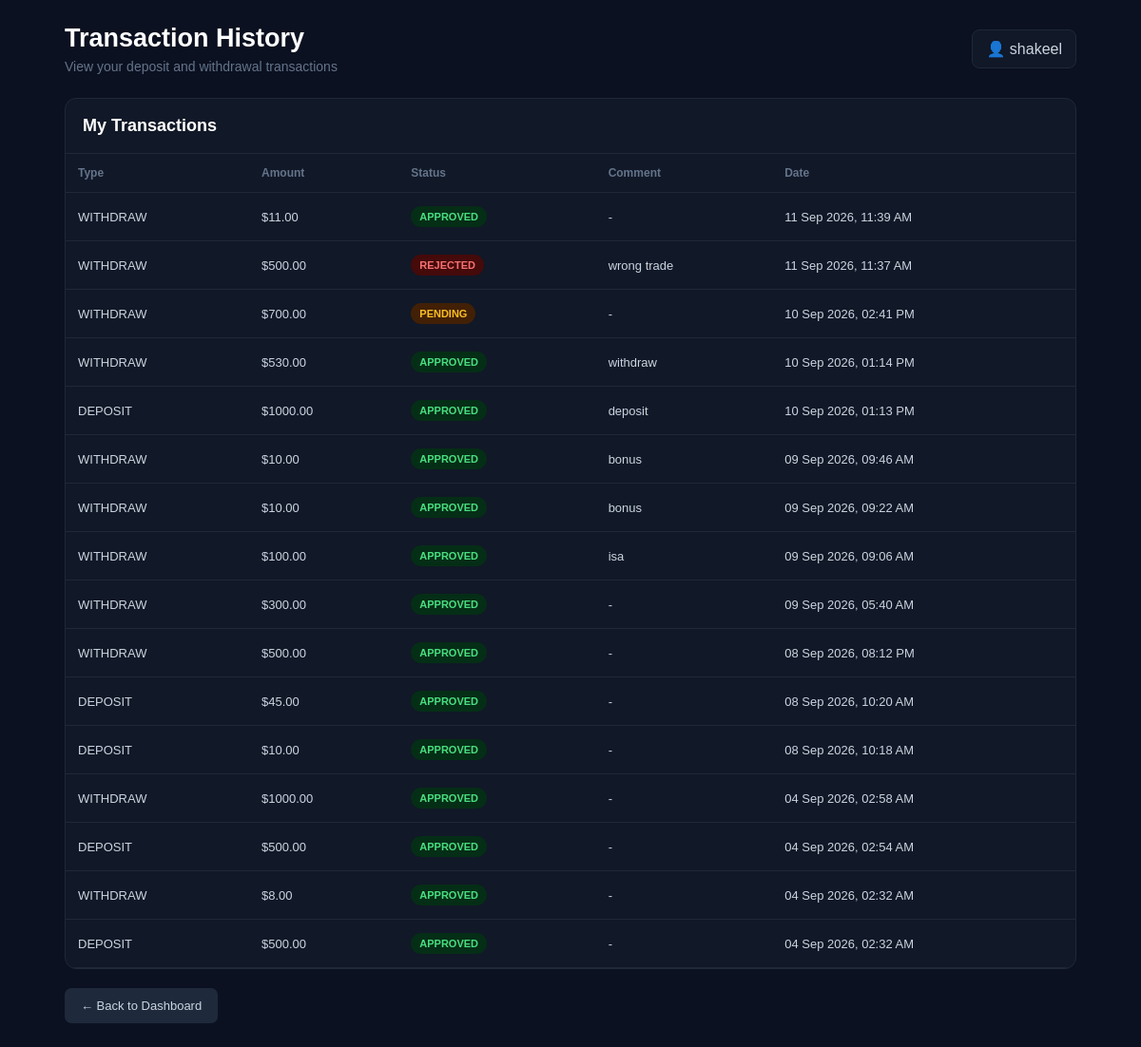
The app's page /trading/transactions/ (signed in), older data.
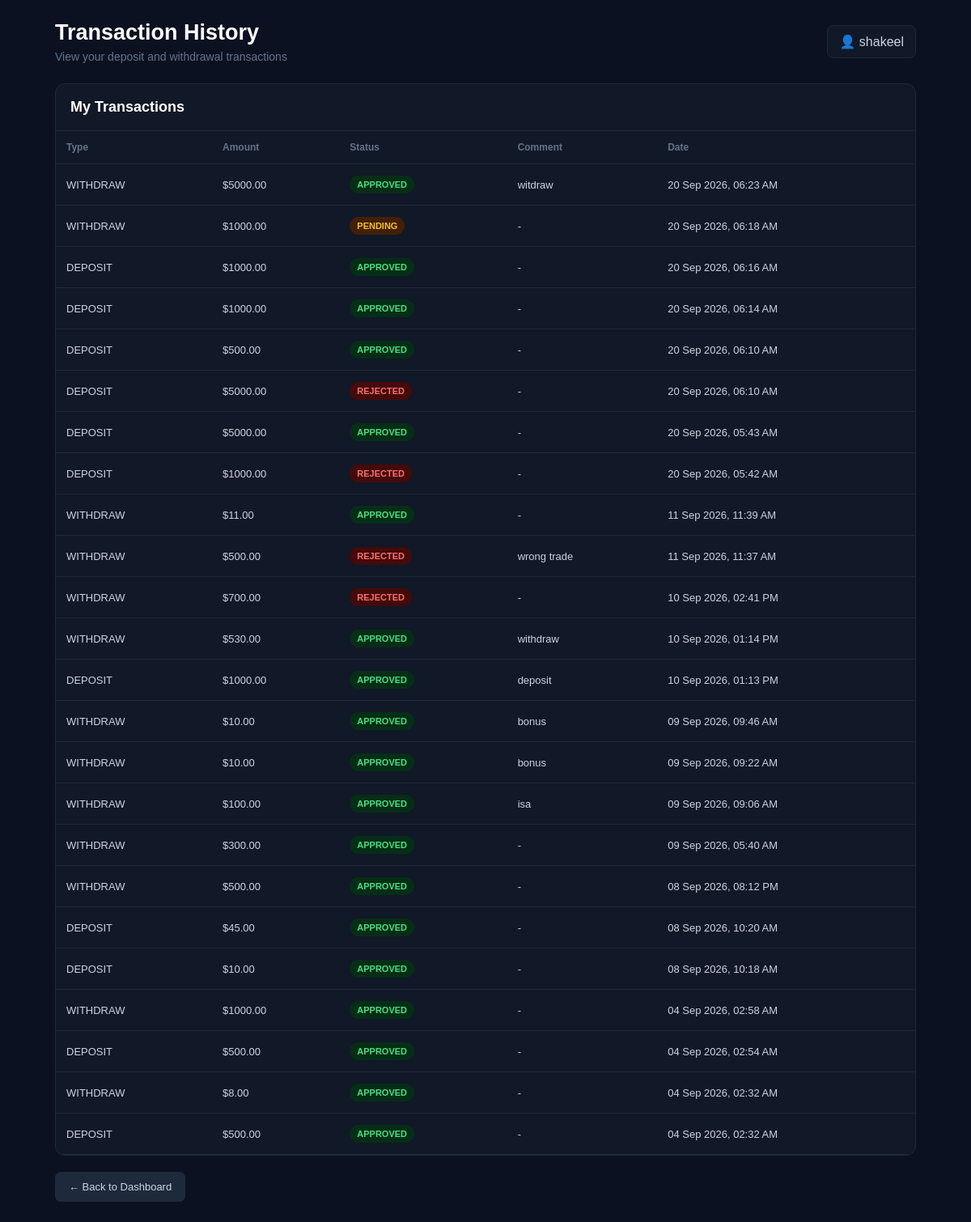
The same page, newer data.
### trading/models.py (models this page shows, shortened)
class Transaction(models.Model):
    TYPE_CHOICES = [
        ("DEPOSIT", "DEPOSIT"),
        ("WITHDRAW", "WITHDRAW"),
    ]
    CURRENCY_CHOICES = [
        ("USD", "USD"),
        ("PKR", "PKR"),
    ]
    STATUS_CHOICES = [
        ("PENDING", "PENDING"),
        ("APPROVED", "APPROVED"),
        ("REJECTED", "REJECTED"),
    ]
    user = models.ForeignKey(
        User,
        on_delete=models.CASCADE
    )
    transaction_type = models.CharField(
        max_length=10,
        choices=TYPE_CHOICES
    )
    currency = models.CharField(
        max_length=3,
        choices=CURRENCY_CHOICES,
        default="USD"
    )
    amount = models.DecimalField(
        max_digits=12,
        decimal_places=2
    )
    status = models.CharField(
        max_length=10,
        choices=STATUS_CHOICES,
        default="PENDING"
    )
    comment = models.TextField(
        blank=True,
        default=""
    )
    account_title = models.CharField(
        max_length=150,
        blank=True,
        default=""
    )
    account_holder_name = models.CharField(
        max_length=150,
        blank=True,
        default=""
    )
    account_number = models.CharField(
        max_length=100,
        blank=True,
        default=""
    )
    created_at = models.DateTimeField(
        auto_now_add=True
    )

### trading/views.py (the view)
@login_required
def transaction_history(request):
    transactions = Transaction.objects.filter(
        user=request.user
    ).order_by(
        "-created_at"
    )
    return render(
        request,
        "trading/transaction_history.html",
        {
            "transactions": transactions
        }
    )

### trading/templates/trading/transaction_history.html (shortened to what this page needs)
{% load static %}
<!DOCTYPE html>
<html lang="en">
<head>
</head>
<body>
<div class="container">
    <div class="topbar">
        <div>
            <h1>Transaction History</h1>
            <p class="subtitle">
                View your deposit and withdrawal transactions
            </p>
        </div>
        <div class="user">
            👤 {{ request.user.username }}
        </div>
    </div>
    <div class="card">
        <div class="card-header">
            <h2>My Transactions</h2>
        </div>
        {% if transactions %}
            <div class="table-wrapper">
                <table>
                    <thead>
                        <tr>
                            <th>Type</th>
                            <th>Amount</th>
                            <th>Status</th>
                            <th>Comment</th>
                            <th>Date</th>
                        </tr>
                    </thead>
                    <tbody>
                    {% for transaction in transactions %}
                        <tr>
                            <td>
                                {{ transaction.transaction_type }}
                            </td>
                            <td>
                                ${{ transaction.amount }}
                            </td>
                            <td>
                                {% if transaction.status == "PENDING" %}
                                    <span class="badge pending">
                                        PENDING
                                    </span>
                                {% elif transaction.status == "APPROVED" %}
                                    <span class="badge approved">
                                        APPROVED
                                    </span>
                                {% else %}
                                    <span class="badge rejected">
                                        REJECTED
                                    </span>
                                {% endif %}
                            </td>
                            <td>
                                {% if transaction.comment %}
                                    {{ transaction.comment }}
                                {% else %}
                                    -
                                {% endif %}
                            </td>
                            <td>
                                {{ transaction.created_at|date:"d M Y, h:i A" }}
                            </td>
                        </tr>
                    {% endfor %}
                    </tbody>
                </table>
            </div>
        {% else %}
            <div class="empty">
                No transactions found.
            </div>
        {% endif %}
    </div>
    <a href="{% url 'dashboard' %}" class="back">
        ← Back to Dashboard
    </a>
</div>
</body>
</html>

### trading/templates/trading/transaction_history.html (style rules this page uses)
* { box-sizing: border-box; margin: 0; padding: 0; }
body { font-family: Arial, sans-serif; background: #0b1120; color: #e5e7eb; }
.container { max-width: 1100px; margin: auto; padding: 25px 18px; }
.topbar { display: flex; justify-content: space-between; align-items: center; margin-bottom: 25px; gap: 15px; }
h1 { color: white; font-size: 27px; }
.subtitle { color: #64748b; margin-top: 6px; font-size: 14px; }
.user { background: #111827; border: 1px solid #1f2937; padding: 10px 14px; border-radius: 8px; color: #cbd5e1; }
.card { background: #111827; border: 1px solid #1f2937; border-radius: 12px; overflow: hidden; }
.card-header { padding: 18px; border-bottom: 1px solid #1f2937; }
.card-header h2 { color: white; font-size: 18px; }
.table-wrapper { overflow-x: auto; }
table { width: 100%; border-collapse: collapse; min-width: 600px; }
th { text-align: left; padding: 13px; font-size: 12px; color: #64748b; border-bottom: 1px solid #1f2937; }
td { padding: 14px 13px; font-size: 13px; color: #cbd5e1; border-bottom: 1px solid #1f2937; }
.badge { display: inline-block; padding: 5px 9px; border-radius: 20px; font-size: 11px; font-weight: bold; }
.pending { background: #422006; color: #fbbf24; }
.approved { background: #052e16; color: #4ade80; }
.rejected { background: #450a0a; color: #f87171; }
.back { display: inline-block; margin-top: 20px; background: #1e293b; color: #cbd5e1; text-decoration: none; padding: 11px 17px; border-radius: 7px; font-size: 13px; }

Row changes from the older to the newer data that the page shows:
added Transaction: status "APPROVED"
added Transaction: status "PENDING"
added Transaction: status "APPROVED"
added Transaction: status "APPROVED"
added Transaction: status "APPROVED"
added Transaction: status "REJECTED"
added Transaction: status "APPROVED"
added Transaction: status "REJECTED"
changed Transaction "10 Sep 2026, 02:41 PM": status "PENDING" → "REJECTED"
